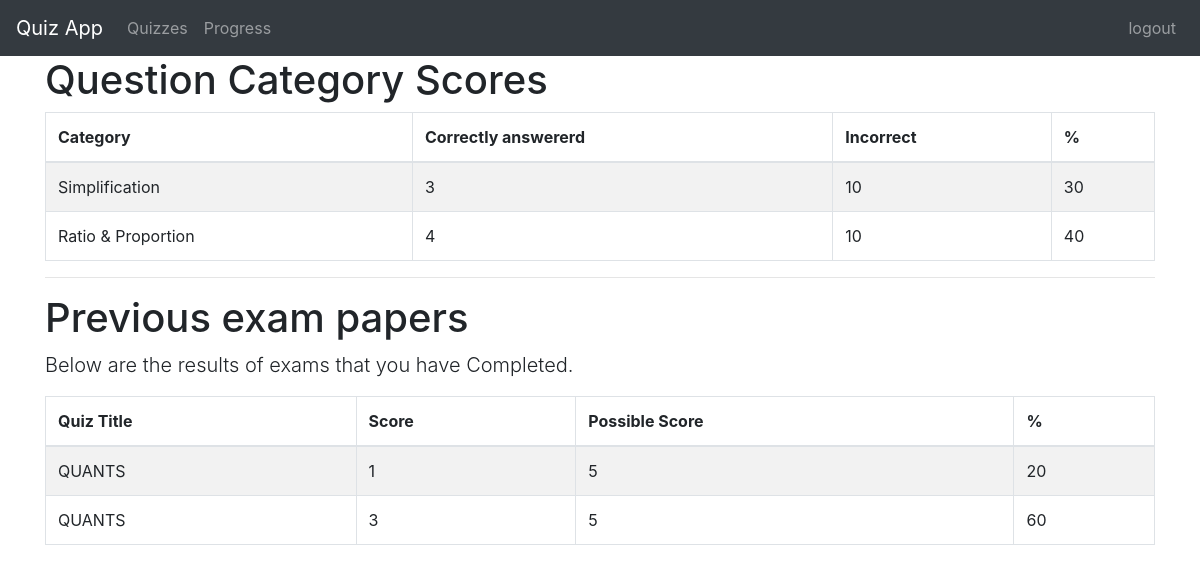
The app's page /progress/ (signed in) with its own data.
### quiz/models.py (models this page shows, shortened)
class Category(models.Model):
    category = models.CharField(
        verbose_name=_("Category"),
        max_length=250, blank=True,
        unique=True, null=True)
    objects = CategoryManager()
    class Meta:
        verbose_name = _("Category")
        verbose_name_plural = _("Categories")

class Sitting(models.Model):
    user = models.ForeignKey(settings.AUTH_USER_MODEL, verbose_name=_("User"), on_delete=models.CASCADE)
    quiz = models.ForeignKey(Quiz, verbose_name=_("Quiz"), on_delete=models.CASCADE)
    question_order = models.CharField(validators=[validate_comma_separated_integer_list],
        max_length=1024, verbose_name=_("Question Order"))
    question_list = models.CharField(validators=[validate_comma_separated_integer_list],
        max_length=1024, verbose_name=_("Question List"))
    incorrect_questions = models.CharField(validators=[validate_comma_separated_integer_list],
        max_length=1024, blank=True, verbose_name=_("Incorrect questions"))
    current_score = models.IntegerField(verbose_name=_("Current Score"))
    complete = models.BooleanField(default=False, blank=False,
                                   verbose_name=_("Complete"))
    user_answers = models.TextField(blank=True, default='{}',
                                    verbose_name=_("User Answers"))
    start = models.DateTimeField(auto_now_add=True,
                                 verbose_name=_("Start"))
    end = models.DateTimeField(null=True, blank=True, verbose_name=_("End"))
    objects = SittingManager()
    class Meta:
        permissions = (("view_sittings", _("Can see completed exams.")),)
    def _question_ids(self):
        return [int(n) for n in self.question_order.split(',') if n]
    @property
    def get_percent_correct(self):
        dividend = float(self.current_score)
        divisor = len(self._question_ids())
        if divisor < 1:
            return 0            # prevent divide by zero error
        if dividend > divisor:
            return 100
        correct = int(round((dividend / divisor) * 100))
        if correct >= 1:
            return correct
        else:
            return 0
    @property
    def get_max_score(self):
        return len(self._question_ids())

class Quiz(models.Model):
    title = models.CharField(
        verbose_name=_("Title"),
        max_length=60, blank=False)
    description = models.TextField(
        verbose_name=_("Description"),
        blank=True, help_text=_("a description of the quiz"))
    url = models.SlugField(
        max_length=60, blank=False,
        help_text=_("a user friendly url"),
        verbose_name=_("user friendly url"))
    category = models.ForeignKey(
        Category, null=True, blank=True,
        verbose_name=_("Category"), on_delete=models.CASCADE)
    random_order = models.BooleanField(
        blank=False, default=False,
        verbose_name=_("Random Order"),
        help_text=_("Display the questions in "
                    "a random order or as they "
                    "are set?"))
    max_questions = models.PositiveIntegerField(
        blank=True, null=True, verbose_name=_("Max Questions"),
        help_text=_("Number of questions to be answered on each attempt."))
    answers_at_end = models.BooleanField(
        blank=False, default=False,
        help_text=_("Correct answer is NOT shown after question."
                    " Answers displayed at the end."),
        verbose_name=_("Answers at end"))
    exam_paper = models.BooleanField(
        blank=False, default=False,
        help_text=_("If yes, the result of each"
                    " attempt by a user will be"
                    " stored. Necessary for marking."),
        verbose_name=_("Exam Paper"))
    single_attempt = models.BooleanField(
        blank=False, default=False,
        help_text=_("If yes, only one attempt by"
                    " a user will be permitted."
                    " Non users cannot sit this exam."),
        verbose_name=_("Single Attempt"))
    pass_mark = models.SmallIntegerField(
        blank=True, default=0,
        verbose_name=_("Pass Mark"),
        help_text=_("Percentage required to pass exam."),
        validators=[MaxValueValidator(100)])
    success_text = models.TextField(
        blank=True, help_text=_("Displayed if user passes."),
        verbose_name=_("Success Text"))
    fail_text = models.TextField(
        verbose_name=_("Fail Text"),
        blank=True, help_text=_("Displayed if user fails."))
    draft = models.BooleanField(
        blank=True, default=False,
        verbose_name=_("Draft"),
        help_text=_("If yes, the quiz is not displayed"
                    " in the quiz list and can only be"
                    " taken by users who can edit"
                    " quizzes."))
    class Meta:
        verbose_name = _("Quiz")
        verbose_name_plural = _("Quizzes")

### quiz/views.py (the view)
class QuizUserProgressView(TemplateView):
    template_name = 'progress.html'
    @method_decorator(login_required)
    def dispatch(self, request, *args, **kwargs):
        return super(QuizUserProgressView, self)\
            .dispatch(request, *args, **kwargs)
    def get_context_data(self, **kwargs):
        context = super(QuizUserProgressView, self).get_context_data(**kwargs)
        progress, c = Progress.objects.get_or_create(user=self.request.user)
        context['cat_scores'] = progress.list_all_cat_scores
        context['exams'] = progress.show_exams()
        return context

### quiz/models.py (called while the page is built)
    def show_exams(self):
        return Sitting.objects.filter(user=self.user, complete=True)

### quiz/templates/progress.html (shortened to what this page needs)
{% extends "base.html" %}
{% load i18n %}
{% load quiz_tags %}
{% block content %}
  {% if cat_scores %}
  <h1>{% trans "Question Category Scores" %}</h1>
  <table class="table table-bordered table-striped">
	<thead>
	  <tr>
		<th>{% trans "Category" %}</th>
		<th>{% trans "Correctly answererd" %}</th>
		<th>{% trans "Incorrect" %}</th>
		<th>%</th>
	  </tr>
	</thead>
	<tbody>
	  {% for cat, value in cat_scores.items %}
	  <tr>
		<td>{{ cat }}</td>
		<td>{{ value.0 }}</td>
		<td>{{ value.1 }}</td>
		<td>{{ value.2 }}</td>
	  </tr>
	  {% endfor %}
	</tbody>
  </table>
  {% endif %}
  {% if exams %}
  <hr>
  <h1>{% trans "Previous exam papers" %}</h1>
  <p class="lead">
	{% trans "Below are the results of exams that you have Completed." %}
  </p>
  <table class="table table-bordered table-striped">
	<thead>
	  <tr>
		<th>{% trans "Quiz Title" %}</th>
		<th>{% trans "Score" %}</th>
		<th>{% trans "Possible Score" %}</th>
		<th>%</th>
	  </tr>
	</thead>
	<tbody>
	  {% for exam in exams %}
	  <tr>
		<td>{{ exam.quiz.title }}</td>
		<td>{{ exam.current_score }}</td>
		<td>{{ exam.get_max_score }}</td>
		<td>{{ exam.get_percent_correct }}</td>
	  </tr>
	  {% endfor %}
	</tbody>
  </table>
  {% endif %}
{% endblock %}

### records on screen
Category: cat_scores "Simplification"
Category: cat_scores "Ratio & Proportion"
Sitting: quiz "QUANTS", current_score "1", get_max_score "5", get_percent_correct "20"
Sitting: quiz "QUANTS", current_score "3", get_max_score "5", get_percent_correct "60"

### other values on screen
{{ value.0 }} "3" "4"
{{ value.1 }} "10" "10"
{{ value.2 }} "30" "40"
